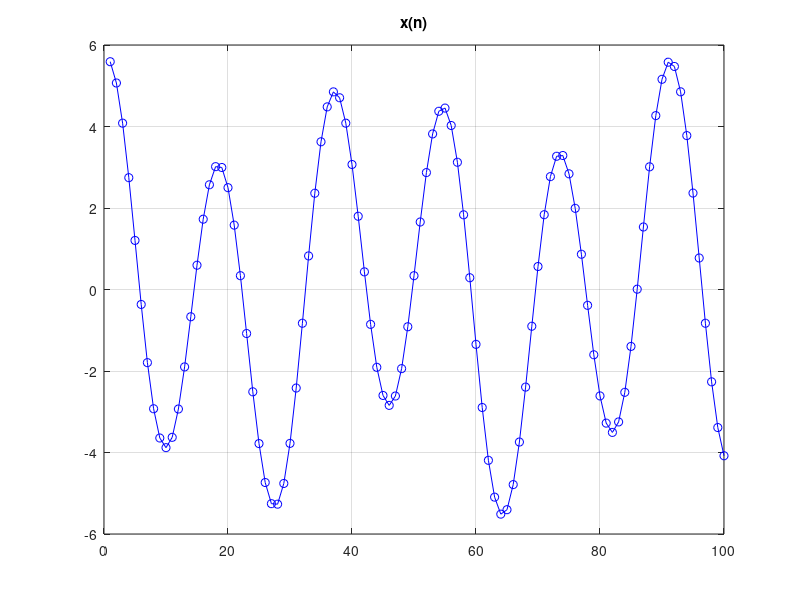
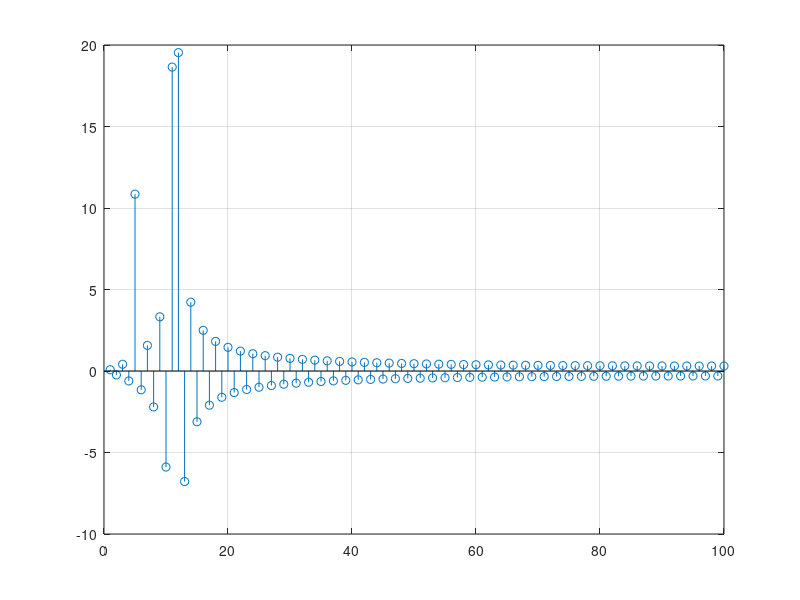
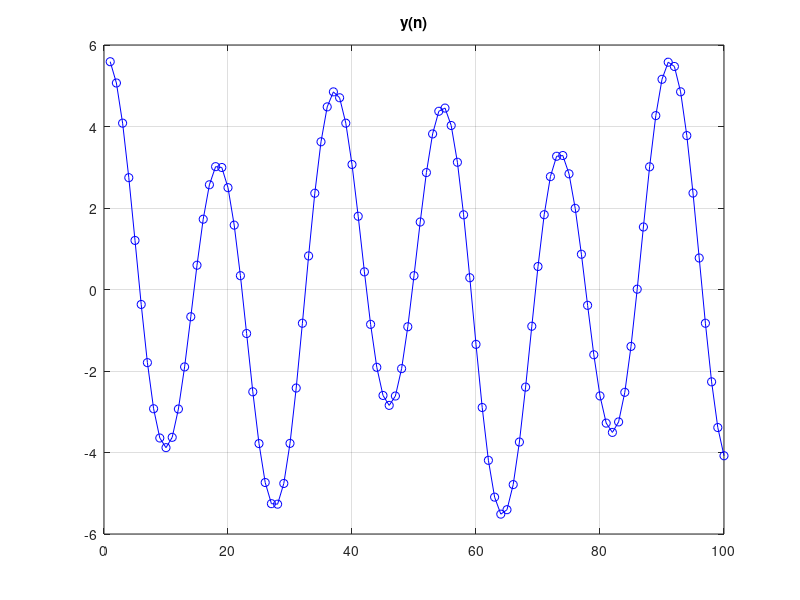

MATLAB code for these plots, in order:
% cps03_trans.m
clear all; close all
% Orthogonal matrix for DCT-IV orthogonal transform
N = 100; % wymiar macierzy kwadratowej, 25, 100
k = (0:N-1); n=(0:N-1); % k-kolumny/funkcje, n-wiersze/probki
S = sqrt(2/N)*cos(pi/N*(n'+1/2)*(k+1/2)); % macierz syntezy
A = S'; % macierz analizy: transpozycja i sprzezenie S
% S*A, pause % sprawdzenie ortogonalnosci: macierz z jedynkami na przekatnej?
x1 = 10*S(:,5); % sygnal #1
x2 = 20*S(:,10); % sygnal #2
x3 = 30*sqrt(2/N)*cos(pi/N*(n' +1/2)*(10.5+1/2) ); % sygnal #3
x4 = 30*sqrt(2/N)*cos(pi/N*(n'+N/4+1/2)*(10 +1/2) ); % sygnal #4
x5 = randn(1,N); % sygnal #5
x = x1+x3; % + x2; % wybor x1, x2, x3, x4, x1+x2, x1+x3, x1+x4
figure; plot(x,'bo-'); title('x(n)'); grid; % rysunek sygnalu wejsciowego
c = A*x; % analiza sygnalu: wyznaczenie wspolczynnikow transformacji
figure; stem(c); grid; % pokazanie wspolczynnikow transformacji
%c(5) = 0; % opcjonalne usuniecie skladowej x3 z sygnalu
y = S*c; % synteza sygnalu: suma przeskalowanych funkcji bazowych
figure; plot(y,'bo-'); title('y(n)'); grid; % rysunek sygnalu wyjsciowego
error = max(abs(x.'-y)), % blad odtworzenia/rekonstrukcji sygnalu